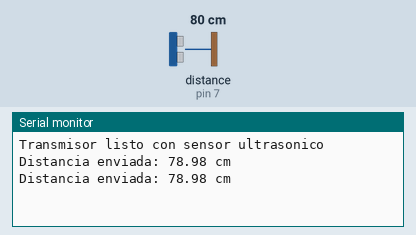
A sketch run on a simulated Arduino Uno, built with avr-gcc and run on an emulated ATmega328P. On the bench: the last lines printed to the serial monitor. Wiring (inferred from the names in the program): ultrasonic range finder: trigger pin 6; echo pin 7. The test bench sets the inputs (shaded band); at power-on: distance to the obstacle (sensor on pin 7) 80 cm. The echo pulse lasts 58.3 µs per cm; no radio packets arrive unless stated.

Above: at 1.8 s.
1.9 s: distance to the obstacle (sensor on pin 7) set to 2 cm
At 2.8 s:
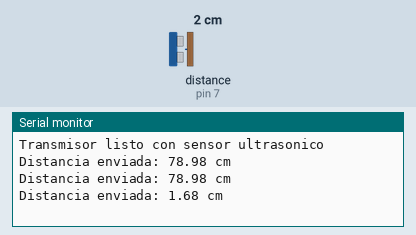
3.4 s: distance to the obstacle (sensor on pin 7) set to 4 cm
At 4.8 s:
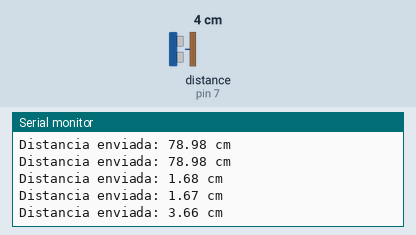
Timing chart, 0 to 6.4 s (numbered marks = the images above; inputs shaded):
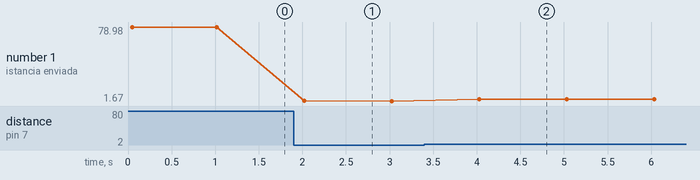

The sketch:

TX.ino
```cpp
#include <SPI.h>
#include <RF24.h>

RF24 radio(9,10); // CE, CSN

const byte direccion[6] = "00001";

#define TRIG 6
#define ECHO 7

long duracion;
float distancia;

void setup() {

  Serial.begin(9600);

  pinMode(TRIG, OUTPUT);
  pinMode(ECHO, INPUT);

  if (!radio.begin()) {
    Serial.println("NRF24L01 no detectado");
    while(1);
  }

  radio.openWritingPipe(direccion);
  radio.setChannel(112);
  radio.setPALevel(RF24_PA_LOW);
  radio.stopListening();

  Serial.println("Transmisor listo con sensor ultrasonico");
}

void loop() {

  digitalWrite(TRIG, LOW);
  delayMicroseconds(2);

  digitalWrite(TRIG, HIGH);
  delayMicroseconds(10);
  digitalWrite(TRIG, LOW);

  duracion = pulseIn(ECHO, HIGH);

  distancia = duracion * 0.034 / 2;

  bool enviado = radio.write(&distancia, sizeof(distancia));

  if(enviado){
    Serial.print("Distancia enviada: ");
    Serial.print(distancia);
    Serial.println(" cm");
  }
  else{
    Serial.println("Error al enviar");
  }

  delay(1000);
}
```

Measured:
- after the input at 1.9 s, the serial monitor: prints a new line after 0.12 s (image 1)
- after the input at 3.4 s, the serial monitor: prints a new line after 0.63 s (image 2)
- plotted number 1: 78.98 → 1.67 after the input at 1.9 s, 1.67 → 3.66 after the input at 3.4 s
